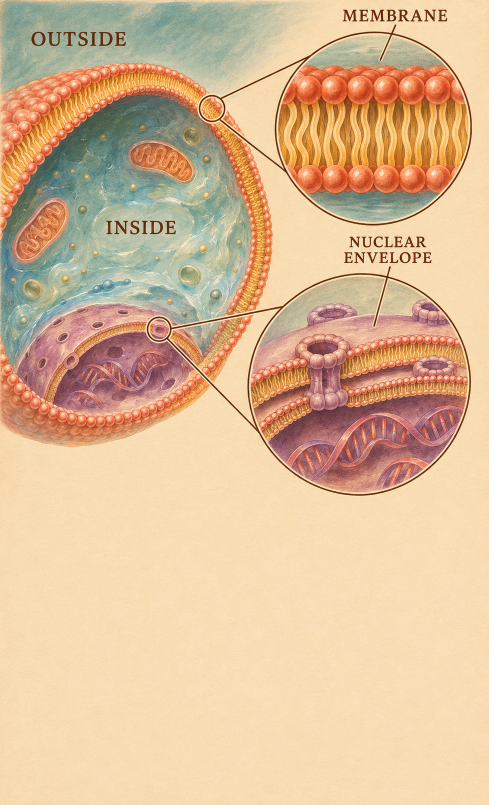
#> input picture projects/anatomy/art-study/vintage-1950/sources/cell.png, 977 x 1610 px (shown at 1/2 size); its folder holds 5 pictures in this run
$ python export.py
#> lines starting #> are read from the running program, lines starting #| are printed output that depends on the picture
from PIL import Image, ImageOps
from pathlib import Path
import json

ROOT=Path(__file__).resolve().parent.parent
ASSETS=ROOT/'assets'
def save(im,name): im.save(ASSETS/name)
for name in ['cell','arm','ear','digestion']:
    im=Image.open(ROOT/'sources'/f'{name}.png').convert('RGB')
#> im is the input picture: PIL image 977x1610 RGB; mean R, G, B 219.3, 187.1, 151.2
    im=im.resize((780,round(im.height*780/im.width)),Image.Resampling.LANCZOS)
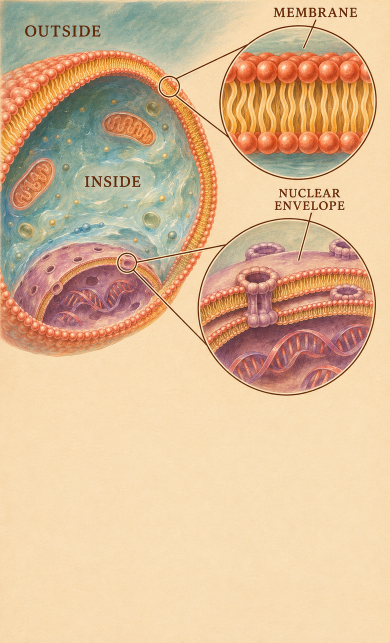
#> im: PIL image 780x1285 RGB (shown at 1/2 size); mean R, G, B 219.3, 187.1, 151.2
    canvas=Image.new('RGB',(780,1688))
#> canvas: PIL image 780x1688 RGB; every value is 0
    canvas.paste(im,(0,0))
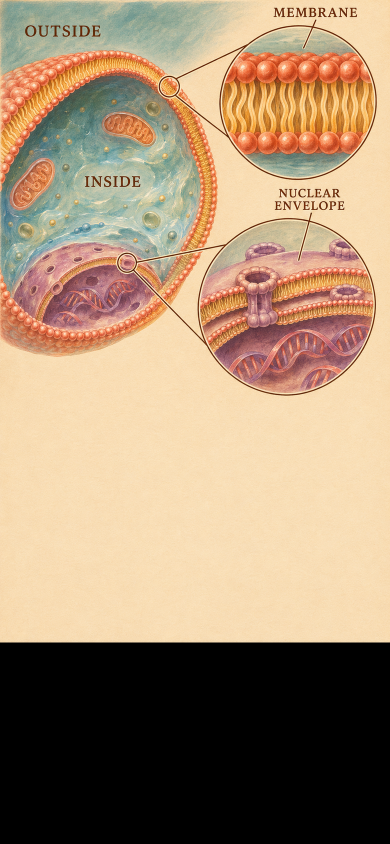
#> canvas: PIL image 780x1688 RGB (shown at 1/2 size); mean R, G, B 167, 142.4, 115.1
    # Stretch only the already empty paper below the anatomical painting.
    # One continuous extension avoids repeated texture seams or row streaks.
    paper_start=900
    tail=im.crop((0,paper_start,780,im.height)).resize((780,1688-paper_start),Image.Resampling.BICUBIC)
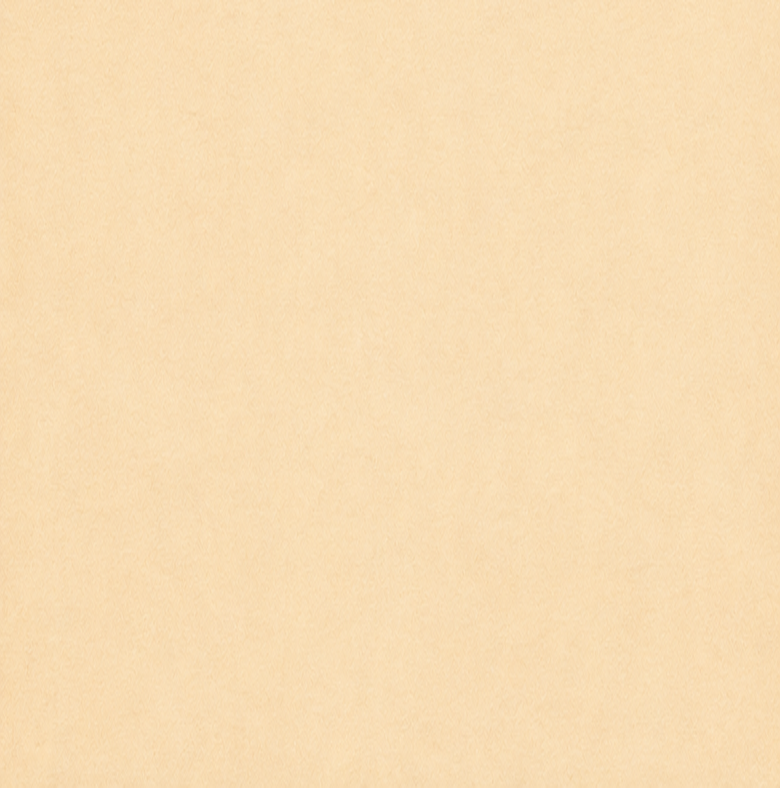
#> tail: PIL image 780x788 RGB; mean R, G, B 247.8, 220.9, 180.4
    canvas.paste(tail,(0,paper_start))
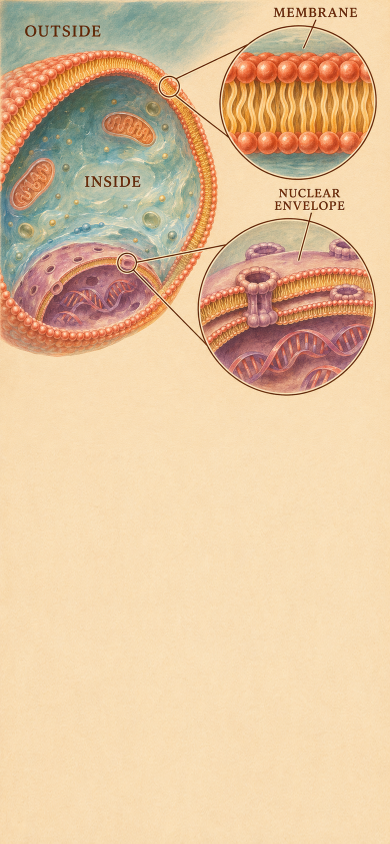
#> canvas: PIL image 780x1688 RGB (shown at 1/2 size); mean R, G, B 226.1, 195.2, 158.2
    save(canvas,f'{name}-background.webp')
#> pass 2 of the loop `for name in ['cell','arm','ear','digestion']:`:
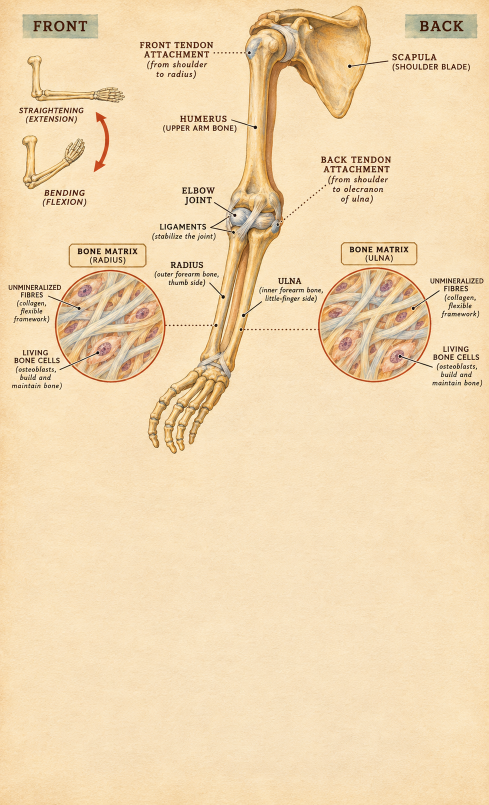
#> input picture projects/anatomy/art-study/vintage-1950/sources/arm.png, 977 x 1610 px (shown at 1/2 size)
#> im is the input picture: PIL image 977x1610 RGB; mean R, G, B 240.1, 215.2, 176.2
#> im: PIL image 780x1285 RGB
#> `tail=im.crop((0,paper_start,780,im.height)).resize((780,1688-paper_sta..`:
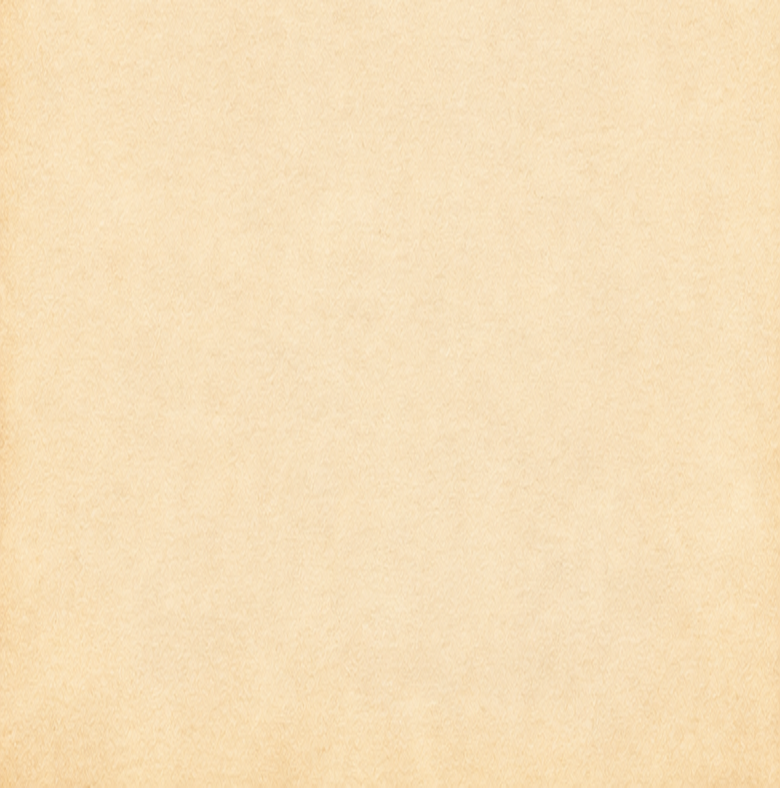
#> tail: PIL image 780x788 RGB; mean R, G, B 246.8, 223.6, 186
#> `canvas.paste(tail,(0,paper_start))`:
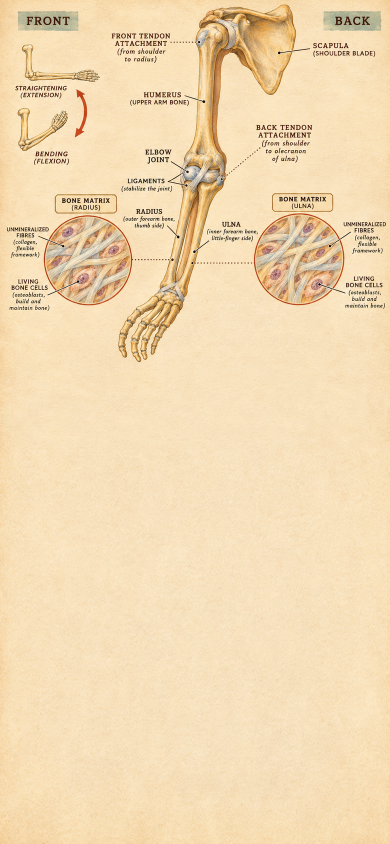
#> canvas: PIL image 780x1688 RGB (shown at 1/2 size); mean R, G, B 241.6, 217.2, 178.6
#> pass 3 of the loop `for name in ['cell','arm','ear','digestion']:`:
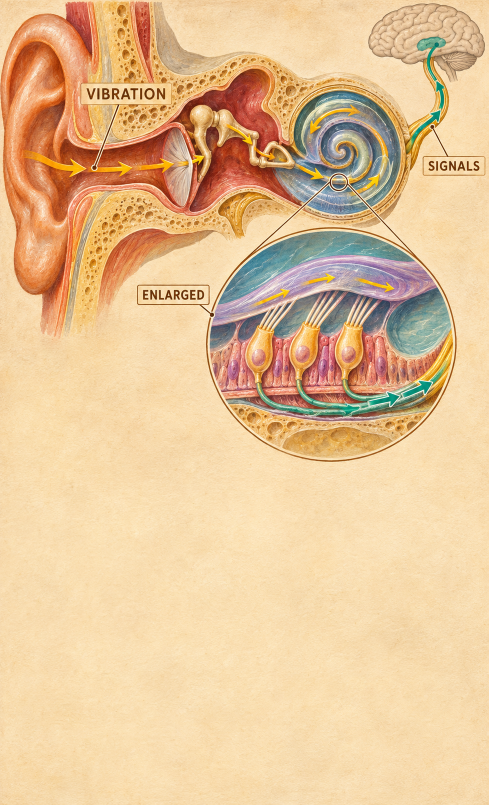
#> input picture projects/anatomy/art-study/vintage-1950/sources/ear.png, 977 x 1610 px (shown at 1/2 size)
#> im is the input picture: PIL image 977x1610 RGB; mean R, G, B 229.1, 194.5, 151.1
#> im: PIL image 780x1285 RGB
#> `tail=im.crop((0,paper_start,780,im.height)).resize((780,1688-paper_sta..`:
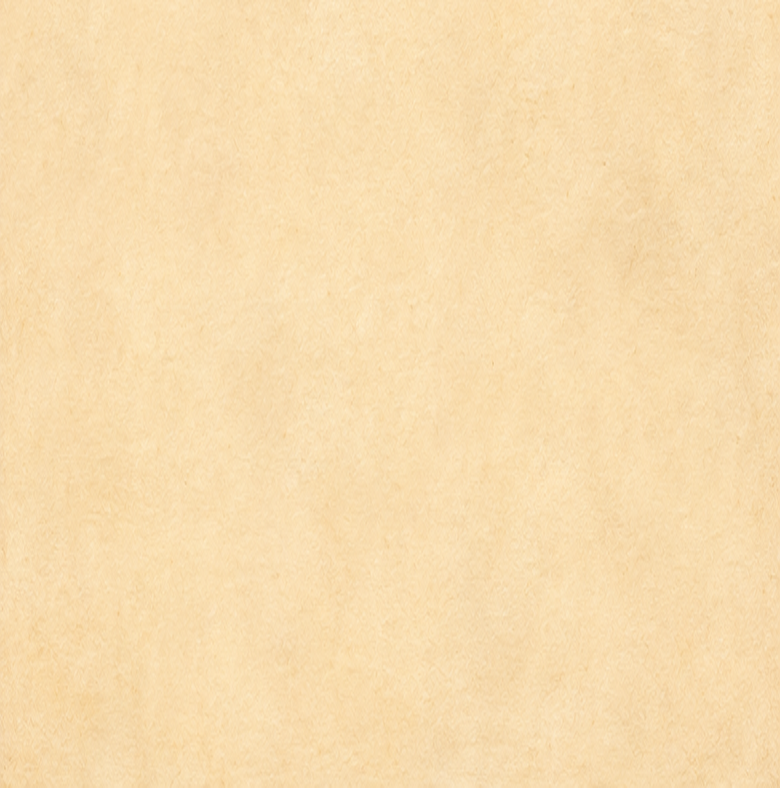
#> tail: PIL image 780x788 RGB; mean R, G, B 247.6, 220.3, 175.2
#> `canvas.paste(tail,(0,paper_start))`:
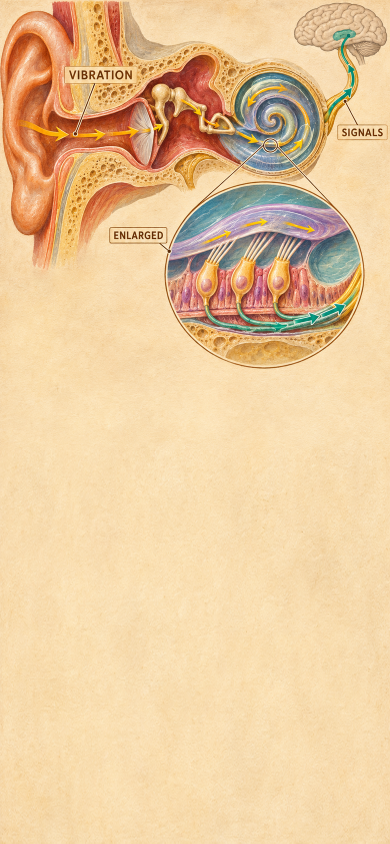
#> canvas: PIL image 780x1688 RGB (shown at 1/2 size); mean R, G, B 233.5, 200.7, 156.9
#> the loop made 4 passes; the first 3 are shown

catalog={
 'cell-icons':['lipids','water','dna','envelope','nucleus','cell','muscle-cells','mineral','biceps','triceps','bone-matrix','crystals'],
 'ear-icons':['outer-ear','eardrum','outer-eardrum','ossicles','sound-conducting','cochlea','hair-cells','sensing-cochlea','sound-receiving','hearing-nerve','cochlea-nerve','ears'],
 'food-icons':['starch','saliva','short-starch','enzymes','glucose','protein-food','amino-acids','fat','bile','small-droplets','fat-products','enzyme-fat']
}
raw={}
record={}
for atlas,names in catalog.items():
#> (the run stopped early here; a loop or call above may not have finished)
